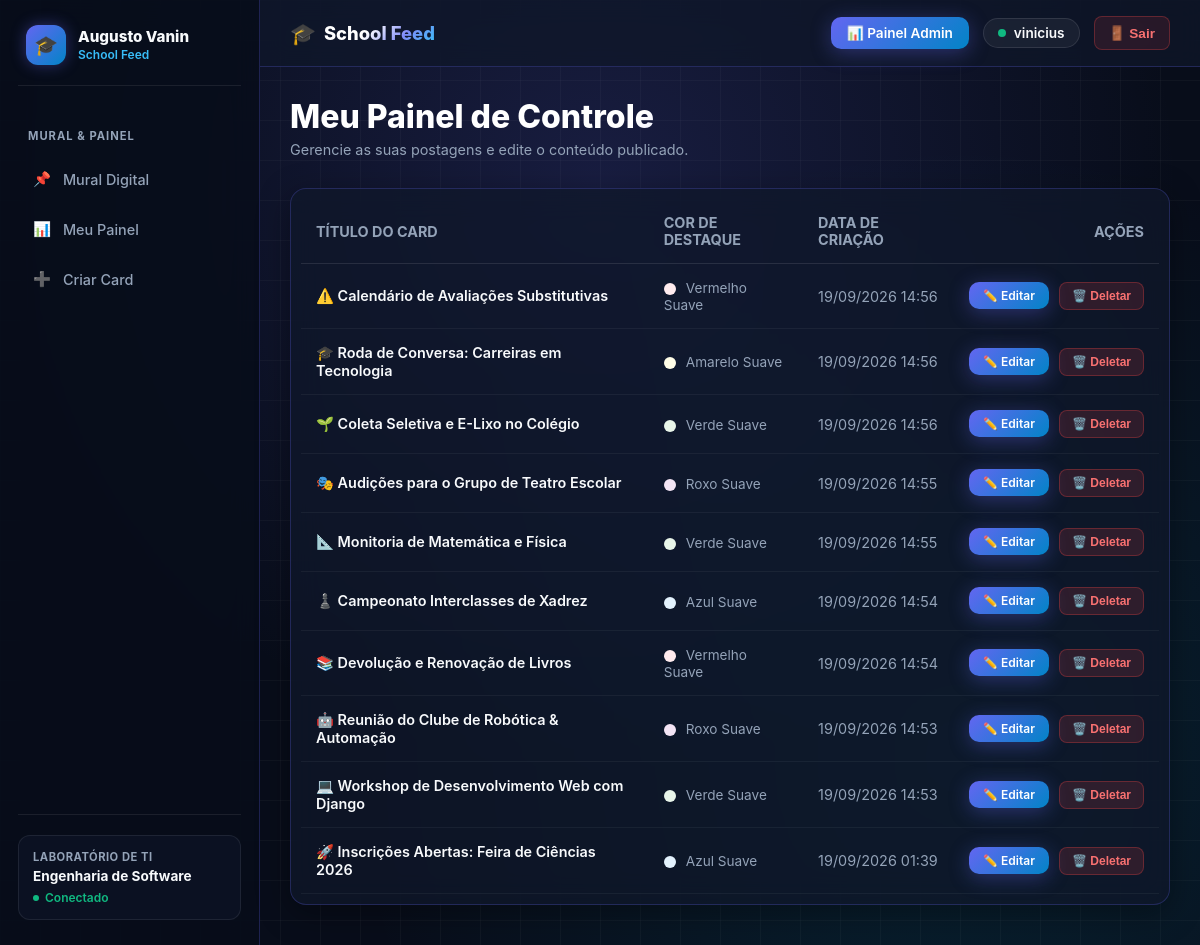
The page /mural_list/ (signed in) on the database its author committed.
### mural/models.py (models this page shows, shortened)
class PostagemMural(models.Model):
    CORES_CHOICES = [
        ('#E3F2FD', 'Azul Suave'),
        ('#E8F5E9', 'Verde Suave'),
        ('#FFFDE7', 'Amarelo Suave'),
        ('#FFEBEE', 'Vermelho Suave'),
        ('#F3E5F5', 'Roxo Suave'),
    ]
    autor = models.ForeignKey(User, on_delete=models.CASCADE, verbose_name="Autor")
    titulo = models.CharField(max_length=100, verbose_name="Título do Card")
    conteudo = models.TextField(verbose_name="Conteúdo da Mensagem")
    cor_fundo = models.CharField(max_length=7, choices=CORES_CHOICES, default='#E3F2FD', verbose_name="Cor do Card")
    data_criacao = models.DateTimeField(auto_now_add=True, verbose_name="Data de Criação")
    class Meta:
        ordering = ['-data_criacao']
        verbose_name = "Postagem do Mural"
        verbose_name_plural = "Postagens do Mural"

### mural/views.py (the view)
# urls.py: path('mural_list/', views.mural_list, name='mural_lista'),
@login_required
def mural_list(request):
    meus_posts = PostagemMural.objects.filter(autor=request.user)
    return render(request, 'mural/mural_list.html', {'meus_posts': meus_posts})

### templates/mural/mural_list.html (shortened to what this page needs)
{% extends 'base.html' %}
{% block content %}
<div style="margin-bottom: 30px;">
    <h1 class="gradient-text" style="font-size: 2rem; font-weight: 800; margin: 0 0 5px 0;">Meu Painel de Controle</h1>
    <p style="color: var(--text-muted); font-size: 0.9rem; margin: 0;">Gerencie as suas postagens e edite o conteúdo publicado.</p>
</div>
<div class="glass-card" style="overflow-x: auto; padding: 10px;">
    <table style="width: 100%; border-collapse: collapse; text-align: left; font-size: 0.9rem;">
        <thead>
            <tr style="border-bottom: 1px solid rgba(255, 255, 255, 0.1); color: var(--text-muted);">
                <th style="padding: 15px;">TÍTULO DO CARD</th>
                <th style="padding: 15px;">COR DE DESTAQUE</th>
                <th style="padding: 15px;">DATA DE CRIAÇÃO</th>
                <th style="padding: 15px; text-align: right;">AÇÕES</th>
            </tr>
        </thead>
        <tbody>
            {% for post in meus_posts %}
                <tr style="border-bottom: 1px solid rgba(255, 255, 255, 0.05); color: var(--text-light);">
                    <td style="padding: 15px; font-weight: 600;">{{ post.titulo }}</td>
                    <td style="padding: 15px;">
                        <span style="display: inline-block; width: 12px; height: 12px; border-radius: 50%; background-color: {{ post.cor_fundo }}; vertical-align: middle; margin-right: 6px;"></span>
                        <span style="color: var(--text-muted); font-size: 0.85rem;">{{ post.get_cor_fundo_display }}</span>
                    </td>
                    <td style="padding: 15px; color: var(--text-muted);">{{ post.data_criacao|date:"d/m/Y H:i" }}</td>
                    <td style="padding: 15px; text-align: right; white-space: nowrap;">
                        <a href="{% url 'editar_post' post.pk %}" class="btn-gradient" style="padding: 6px 14px; font-size: 0.75rem; text-decoration: none; display: inline-block; margin-right: 6px;">
                            ✏️ Editar
                        </a>
                        <button type="button" onclick="abrirModalDeletar('{{ post.pk }}', '{{ post.titulo|escapejs }}')" style="background: rgba(239, 68, 68, 0.15); color: #f87171; border: 1px solid rgba(239, 68, 68, 0.3); padding: 6px 12px; border-radius: 8px; font-size: 0.75rem; font-weight: 600; cursor: pointer; transition: all 0.2s ease;">
                            🗑️ Deletar
                        </button>
                    </td>
                </tr>
            {% empty %}
                <tr>
                    <td colspan="4" style="padding: 30px; text-align: center; color: var(--text-muted);">
                        Nenhum registo encontrado. <a href="{% url 'criar_post' %}" style="color: #38bdf8; text-decoration: none;">Crie a sua primeira publicação!</a>
                    </td>
                </tr>
            {% endfor %}
        </tbody>
    </table>
</div>
{% endblock %}

### templates/components/_topbar.html (shortened to what this page needs)
<header style="display: flex; justify-content: space-between; align-items: center; padding: 16px 30px; background: rgba(15, 23, 42, 0.75); backdrop-filter: blur(12px); border-bottom: 1px solid var(--border-glow); margin-bottom: 30px;">
    <div style="display: flex; align-items: center; gap: 12px;">
        <a href="{% url 'mural_publico' %}" style="text-decoration: none; color: var(--text-light); font-weight: 800; font-size: 1.15rem; display: flex; align-items: center; gap: 8px;">
            <span style="font-size: 1.3rem;">🎓</span>
            <span class="gradient-text">School Feed</span>
        </a>
    </div>
    <div style="display: flex; align-items: center; gap: 14px;">
        {% if user.is_authenticated %}
            <a href="{% url 'mural_lista' %}" class="btn-gradient" style="padding: 8px 16px; font-size: 0.85rem; text-decoration: none; display: flex; align-items: center; gap: 6px; font-weight: 600;">
                📊 Painel Admin
            </a>
            <div style="display: flex; align-items: center; gap: 8px; background: rgba(255, 255, 255, 0.05); padding: 6px 14px; border-radius: 20px; border: 1px solid rgba(255, 255, 255, 0.1);">
                <span style="width: 8px; height: 8px; background-color: #10b981; border-radius: 50%; display: inline-block;"></span>
                <span style="font-size: 0.85rem; color: var(--text-light); font-weight: 600;">{{ user.username }}</span>
            </div>
            <form action="{% url 'logout' %}" method="post" style="display: inline; margin: 0;">
                <button type="submit" style="background: rgba(239, 68, 68, 0.12); color: #f87171; border: 1px solid rgba(239, 68, 68, 0.3); padding: 8px 14px; border-radius: 8px; font-size: 0.85rem; font-weight: 600; cursor: pointer; transition: all 0.2s ease;">
                    🚪 Sair
                </button>
            </form>
        {% else %}
            <a href="{% url 'login' %}" class="btn-gradient" style="padding: 8px 20px; font-size: 0.85rem; text-decoration: none; font-weight: 600;">
                🔑 Entrar
            </a>
        {% endif %}
    </div>
</header>

### static/css/style.css (style rules this page uses)
:root { --bg-dark: #080d1a; --card-bg: rgba(15, 23, 42, 0.75); --border-glow: rgba(99, 102, 241, 0.25); --border-hover: rgba(56, 189, 248, 0.5); --text-light: #f8fafc; --text-muted: #94a3b8; --gradient-primary: linear-gradient(135deg, #6366f1 0%, #0284c7 100%); --gradient-hover: linear-gradient(135deg, #4f46e5 0%, #0369a1 100%); --gradient-text: linear-gradient(135deg, #ffffff 40%, #818cf8 70%, #38bdf8 100%); }
body { background-color: var(--bg-dark); background-image: radial-gradient(circle at 50% 20%, rgba(99, 102, 241, 0.18) 0%, transparent 60%), radial-gradient(circle at 80% 80%, rgba(6, 182, 212, 0.12) 0%, transparent 50%), linear-gradient(rgba(255, 255, 255, 0.03) 1px, transparent 1px), linear-gradient(90deg, rgba(255, 255, 255, 0.03) 1px, transparent 1px); background-size: 100% 100%, 100% 100%, 40px 40px, 40px 40px; color: var(--text-light); font-family: 'Inter', -apple-system, sans-serif; margin: 0; min-height: 100vh; }
.gradient-text { background: var(--gradient-text); -webkit-background-clip: text; -webkit-text-fill-color: transparent; }
.glass-card { background: var(--card-bg); backdrop-filter: blur(16px); -webkit-backdrop-filter: blur(16px); border: 1px solid var(--border-glow); border-radius: 16px; box-shadow: 0 8px 32px 0 rgba(0, 0, 0, 0.37); transition: border-color 0.3s ease, box-shadow 0.3s ease; }
.btn-gradient { background: var(--gradient-primary); color: #ffffff; border: none; padding: 12px 24px; border-radius: 10px; font-weight: 600; font-size: 0.95rem; cursor: pointer; display: inline-flex; align-items: center; justify-content: center; gap: 8px; transition: all 0.3s ease; box-shadow: 0 4px 20px rgba(99, 102, 241, 0.35); text-decoration: none; }

### rows shown on the page
PostagemMural: titulo "⚠️ Calendário de Avaliações Substitutivas", cor_fundo "Vermelho Suave", data_criacao "19/09/2026 14:56"
PostagemMural: titulo "🎓 Roda de Conversa: Carreiras em Tecnologia", cor_fundo "Amarelo Suave", data_criacao "19/09/2026 14:56"
PostagemMural: titulo "🌱 Coleta Seletiva e E-Lixo no Colégio", cor_fundo "Verde Suave", data_criacao "19/09/2026 14:56"
PostagemMural: titulo "🎭 Audições para o Grupo de Teatro Escolar", cor_fundo "Roxo Suave", data_criacao "19/09/2026 14:55"
PostagemMural: titulo "📐 Monitoria de Matemática e Física", cor_fundo "Verde Suave", data_criacao "19/09/2026 14:55"
PostagemMural: titulo "♟️ Campeonato Interclasses de Xadrez", cor_fundo "Azul Suave", data_criacao "19/09/2026 14:54"
PostagemMural: titulo "📚 Devolução e Renovação de Livros", cor_fundo "Vermelho Suave", data_criacao "19/09/2026 14:54"
PostagemMural: titulo "🤖 Reunião do Clube de Robótica & Automação", cor_fundo "Roxo Suave", data_criacao "19/09/2026 14:53"
PostagemMural: titulo "💻 Workshop de Desenvolvimento Web com Django", cor_fundo "Verde Suave", data_criacao "19/09/2026 14:53"
PostagemMural: titulo "🚀 Inscrições Abertas: Feira de Ciências 2026", cor_fundo "Azul Suave", data_criacao "19/09/2026 01:39"

### other values the page prints
{{ user.username }} "vinicius"
